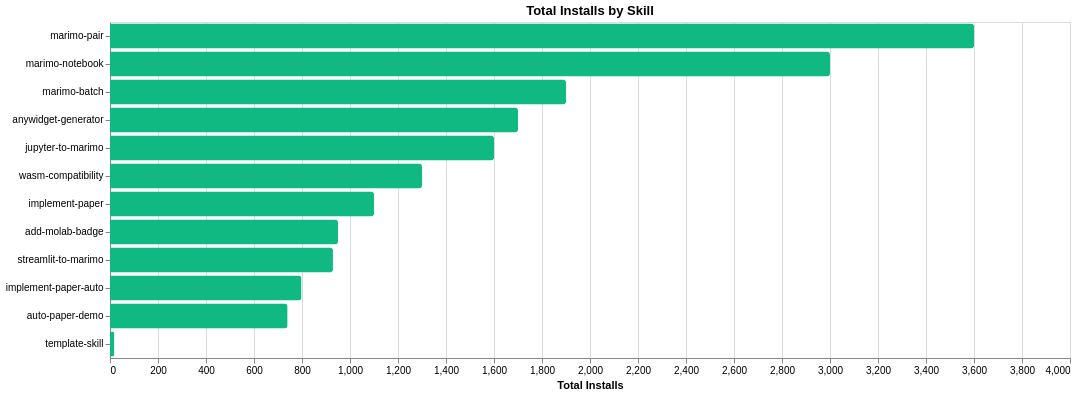

Write the Vega-Lite specification saved for this chart.
### Vega-Lite specification from a JSON file in a GitHub repository (floating-point values rounded to 4 significant figures)
{"$schema": "https://vega.github.io/schema/vega-lite/v5.20.1.json", "config": {"view": {"continuousHeight": 300, "continuousWidth": 300}}, "data": {"name": "data-b2905754bd075fe39a20e41e5aaed7a1"}, "datasets": {"data-b2905754bd075fe39a20e41e5aaed7a1": [{"skill": "marimo-pair", "total": 3600}, {"skill": "marimo-notebook", "total": 3000}, {"skill": "marimo-batch", "total": 1900}, {"skill": "anywidget-generator", "total": 1700}, {"skill": "jupyter-to-marimo", "total": 1600}, {"skill": "wasm-compatibility", "total": 1300}, {"skill": "implement-paper", "total": 1100}, {"skill": "add-molab-badge", "total": 950}, {"skill": "streamlit-to-marimo", "total": 929}, {"skill": "implement-paper-auto", "total": 798}, {"skill": "auto-paper-demo", "total": 740}, {"skill": "template-skill", "total": 18}]}, "encoding": {"tooltip": [{"field": "skill", "type": "nominal"}, {"field": "total", "type": "quantitative"}], "x": {"field": "total", "title": "Total Installs", "type": "quantitative"}, "y": {"field": "skill", "sort": "-x", "title": null, "type": "nominal"}}, "height": 336, "mark": {"color": "#10b981", "cornerRadiusBottomRight": 3, "cornerRadiusTopRight": 3, "type": "bar"}, "title": "Total Installs by Skill", "usermeta": {"embedOptions": {}}, "width": 960}
